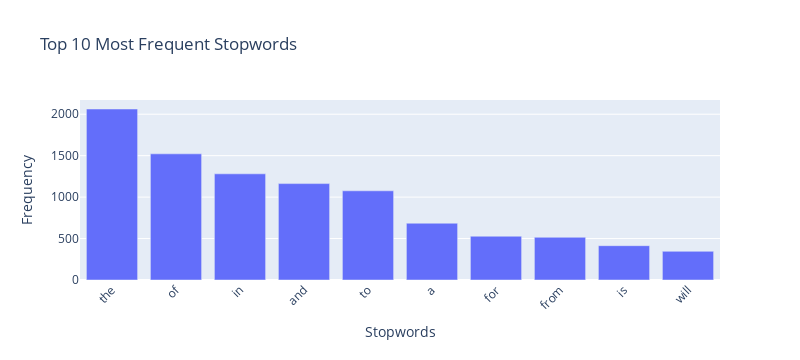

Here is the notebook cell this chart was saved with:
### Code cell
#plot to visualize most used stop words in the news
nltk.download('stopwords')
stop = set(stopwords.words('english'))
corpus = []
new = df_all['text'].str.split()
new = new.values.tolist()
corpus = [word for i in new for word in i]
dic = defaultdict(int)
for word in corpus:
    if word in stop:
        dic[word] += 1

top_stopwords = sorted(dic.items(), key=lambda x: x[1], reverse=True)[:10]
x, y = zip(*top_stopwords)

fig = px.bar(x=x, y=y, labels={'x': 'Stopwords', 'y': 'Frequency'}, title='Top 10 Most Frequent Stopwords')
fig.update_layout(xaxis_tickangle=-45, width=800)
fig.show()

### Figure 1 — Plotly figure (JSON) as saved in the notebook; plotly's stock layout.template omitted (floating-point values rounded to 4 significant figures)
{"data": [{"alignmentgroup": "True", "hovertemplate": "Stopwords=%{x}<br>Frequency=%{y}<extra></extra>", "legendgroup": "", "marker": {"color": "#636efa", "pattern": {"shape": ""}}, "name": "", "offsetgroup": "", "orientation": "v", "showlegend": false, "textposition": "auto", "type": "bar", "x": ["the", "of", "in", "and", "to", "a", "for", "from", "is", "will"], "xaxis": "x", "y": [2063, 1522, 1281, 1163, 1076, 685, 528, 515, 414, 346], "yaxis": "y"}], "layout": {"barmode": "relative", "height": 360, "legend": {"tracegroupgap": 0}, "title": {"text": "Top 10 Most Frequent Stopwords"}, "width": 800, "xaxis": {"anchor": "y", "autorange": true, "domain": [0, 1], "range": [-0.5, 9.5], "tickangle": -45, "title": {"text": "Stopwords"}, "type": "category"}, "yaxis": {"anchor": "x", "autorange": true, "domain": [0, 1], "range": [0, 2172.0], "title": {"text": "Frequency"}, "type": "linear"}}}
